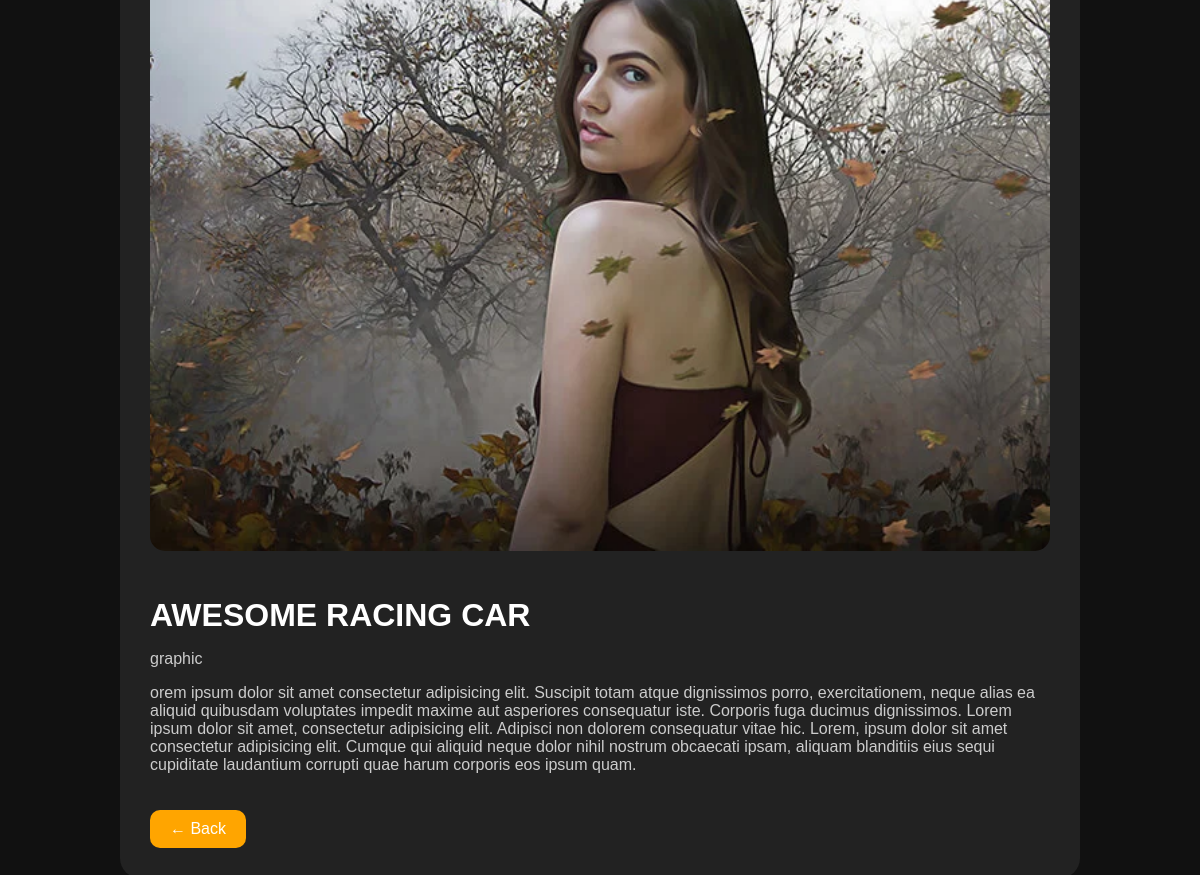
Screenshot of /photo/1/ with the database file from the repository.
### photoshop/models.py (models this page shows, shortened)
class Photo(models.Model):
    CATEGORY_CHOICES = (
        ('graphic', 'Graphic'),
        ('photoshop', 'Photoshop'),
        ('design', 'Design'),
    )
    title = models.CharField(max_length=200)
    category = models.CharField(
        max_length=100,
        choices=CATEGORY_CHOICES
    )
    image = models.ImageField(upload_to='photos/')
    description = models.TextField(blank=True, null=True)
    created_at = models.DateTimeField(auto_now_add=True)

### photoshop/views.py (the view)
# urls.py: path('photo/<int:id>/', views.photo_detail, name='photo_detail'),
def photo_detail(request, id):
    photo = get_object_or_404(Photo, id=id)
    return render(request, 'photo_detail.html', {
        'photo': photo
    })

### photoshop/templates/photo_detail.html (shortened to what this page needs)
{% load static %}
<!DOCTYPE html>
<html lang="en">
<head>
</head>
<body>
<div class="container">
    <img src="{{ photo.image.url }}" alt="">
    <h1>{{ photo.title }}</h1>
    <p>{{ photo.category }}</p>
    <p>{{ photo.description }}</p>
    <a href="{% url 'home' %}" class="back">← Back</a>
</div>
</body>
</html>

### photoshop/templates/photo_detail.html (style rules this page uses)
body { margin:0; background:#111; color:white; font-family:Arial; display:flex; justify-content:center; align-items:center; height:100vh; }
.container { width:80%; max-width:900px; background:#222; padding:30px; border-radius:20px; }
img { width:100%; border-radius:15px; margin-bottom:20px; }
h1 { margin-bottom:10px; }
p { color:#ccc; }
.back { display:inline-block; margin-top:20px; padding:10px 20px; background:orange; color:white; text-decoration:none; border-radius:10px; }

### rows the page displays
Photo: image (picture), title "AWESOME RACING CAR", category "graphic", description "orem ipsum dolor sit amet consectetur adipisicing elit. Suscipit totam atque dignissimos porro, exercitationem, neque alias ea aliquid quibusdam voluptates impedit maxime aut asperiores consequatur iste. Corporis fuga ducimus dignissimos. Lorem ipsum dolor sit amet, consectetur adipisicing elit. Adipisci non dolorem consequatur vitae hic. Lorem, ipsum dolor sit amet consectetur adipisicing elit. Cumque qui aliquid neque dolor nihil nostrum obcaecati ipsam, aliquam blanditiis eius sequi cupiditate laudantium corrupti quae harum corporis eos ipsum quam."
